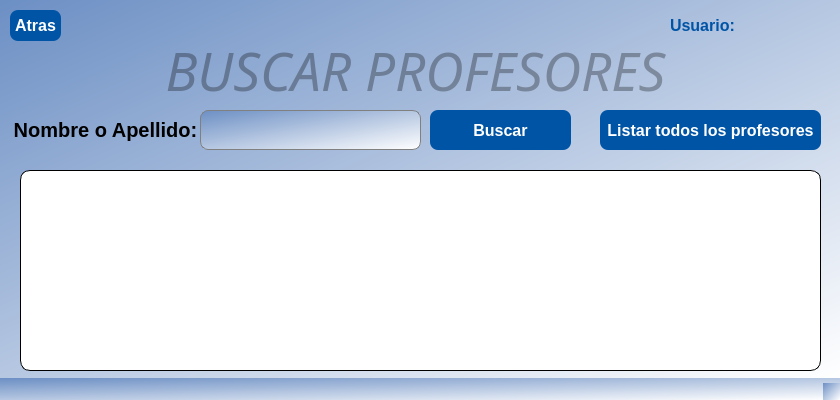
<?xml version="1.0" encoding="UTF-8"?>
<ui version="4.0">
 <class>SearchProfWindow</class>
 <widget class="QMainWindow" name="SearchProfWindow">
  <property name="geometry">
   <rect>
    <x>0</x>
    <y>0</y>
    <width>840</width>
    <height>400</height>
   </rect>
  </property>
  <property name="mouseTracking">
   <bool>false</bool>
  </property>
  <property name="windowTitle">
   <string>MainWindow</string>
  </property>
  <property name="styleSheet">
   <string notr="true">background-color: qlineargradient(spread:pad, x1:0, y1:0, x2:1, y2:1, stop:0 rgba(108, 143, 196, 255), stop:1 rgba(255, 255, 255, 255));</string>
  </property>
  <widget class="QWidget" name="centralwidget">
   <widget class="QLabel" name="label_search_profesor">
    <property name="geometry">
     <rect>
      <x>10</x>
      <y>110</y>
      <width>191</width>
      <height>40</height>
     </rect>
    </property>
    <property name="font">
     <font>
      <pointsize>15</pointsize>
      <bold>true</bold>
     </font>
    </property>
    <property name="styleSheet">
     <string notr="true">background-color:transparent;</string>
    </property>
    <property name="text">
     <string>Nombre o Apellido:</string>
    </property>
    <property name="alignment">
     <set>Qt::AlignmentFlag::AlignCenter</set>
    </property>
   </widget>
   <widget class="QPushButton" name="btn_listarProfesor">
    <property name="geometry">
     <rect>
      <x>600</x>
      <y>110</y>
      <width>221</width>
      <height>40</height>
     </rect>
    </property>
    <property name="font">
     <font>
      <pointsize>12</pointsize>
      <bold>true</bold>
     </font>
    </property>
    <property name="cursor">
     <cursorShape>PointingHandCursor</cursorShape>
    </property>
    <property name="focusPolicy">
     <enum>Qt::FocusPolicy::TabFocus</enum>
    </property>
    <property name="styleSheet">
     <string notr="true">QPushButton {
background-color: rgb(0, 84, 166);
color: rgb(255, 255, 255);
border-radius:8px;
}
QPushButton:hover {
background-color:white;
color:rgb(0, 84, 166);
}
QPushButton:pressed  {
background-color: rgb(0, 84, 166);
color: rgb(255, 255, 255);
}
</string>
    </property>
    <property name="text">
     <string>Listar todos los profesores</string>
    </property>
   </widget>
   <widget class="QLineEdit" name="input_search_profesor">
    <property name="geometry">
     <rect>
      <x>200</x>
      <y>110</y>
      <width>221</width>
      <height>40</height>
     </rect>
    </property>
    <property name="font">
     <font>
      <pointsize>12</pointsize>
      <italic>false</italic>
     </font>
    </property>
    <property name="styleSheet">
     <string notr="true">border-radius:8px;
border: 1px solid gray;
</string>
    </property>
    <property name="text">
     <string/>
    </property>
    <property name="alignment">
     <set>Qt::AlignmentFlag::AlignLeading|Qt::AlignmentFlag::AlignLeft|Qt::AlignmentFlag::AlignVCenter</set>
    </property>
    <property name="placeholderText">
     <string/>
    </property>
   </widget>
   <widget class="QPushButton" name="btn_search_profesor">
    <property name="geometry">
     <rect>
      <x>430</x>
      <y>110</y>
      <width>141</width>
      <height>40</height>
     </rect>
    </property>
    <property name="font">
     <font>
      <pointsize>12</pointsize>
      <italic>false</italic>
      <bold>true</bold>
     </font>
    </property>
    <property name="cursor">
     <cursorShape>PointingHandCursor</cursorShape>
    </property>
    <property name="mouseTracking">
     <bool>true</bool>
    </property>
    <property name="tabletTracking">
     <bool>false</bool>
    </property>
    <property name="focusPolicy">
     <enum>Qt::FocusPolicy::StrongFocus</enum>
    </property>
    <property name="styleSheet">
     <string notr="true">QPushButton {
background-color: rgb(0, 84, 166);
color: rgb(255, 255, 255);
border-radius:8px;
}
QPushButton:hover {
background-color:white;
color:rgb(0, 84, 166);
}
QPushButton:pressed  {
background-color: rgb(0, 84, 166);
color: rgb(255, 255, 255);
}
</string>
    </property>
    <property name="text">
     <string>Buscar</string>
    </property>
   </widget>
   <widget class="QLabel" name="label_title_profesor">
    <property name="geometry">
     <rect>
      <x>10</x>
      <y>30</y>
      <width>811</width>
      <height>81</height>
     </rect>
    </property>
    <property name="font">
     <font>
      <family>Snap ITC</family>
      <pointsize>40</pointsize>
      <italic>true</italic>
     </font>
    </property>
    <property name="styleSheet">
     <string notr="true">background-color:transparent;
color: rgba(0, 0, 0, 0.3); </string>
    </property>
    <property name="text">
     <string>BUSCAR PROFESORES</string>
    </property>
    <property name="alignment">
     <set>Qt::AlignmentFlag::AlignCenter</set>
    </property>
   </widget>
   <widget class="QPushButton" name="btn_back_alumno_search">
    <property name="geometry">
     <rect>
      <x>10</x>
      <y>10</y>
      <width>51</width>
      <height>31</height>
     </rect>
    </property>
    <property name="font">
     <font>
      <pointsize>12</pointsize>
      <italic>false</italic>
      <bold>true</bold>
     </font>
    </property>
    <property name="cursor">
     <cursorShape>PointingHandCursor</cursorShape>
    </property>
    <property name="mouseTracking">
     <bool>true</bool>
    </property>
    <property name="tabletTracking">
     <bool>false</bool>
    </property>
    <property name="focusPolicy">
     <enum>Qt::FocusPolicy::StrongFocus</enum>
    </property>
    <property name="styleSheet">
     <string notr="true">QPushButton {
background-color: rgb(0, 84, 166);
color: rgb(255, 255, 255);
border-radius:8px;
}
QPushButton:hover {
background-color:white;
color:rgb(0, 84, 166);
}
QPushButton:pressed  {
background-color: rgb(0, 84, 166);
color: rgb(255, 255, 255);
}
</string>
    </property>
    <property name="text">
     <string>Atras</string>
    </property>
   </widget>
   <widget class="QTableView" name="search_listView_profesor_2">
    <property name="geometry">
     <rect>
      <x>20</x>
      <y>170</y>
      <width>801</width>
      <height>201</height>
     </rect>
    </property>
    <property name="styleSheet">
     <string notr="true">background-color: rgb(255, 255, 255);
border-radius:10px;
border:1px solid black;
</string>
    </property>
   </widget>
   <widget class="QLabel" name="label_userOn">
    <property name="geometry">
     <rect>
      <x>670</x>
      <y>10</y>
      <width>151</width>
      <height>31</height>
     </rect>
    </property>
    <property name="font">
     <font>
      <pointsize>12</pointsize>
      <bold>true</bold>
     </font>
    </property>
    <property name="styleSheet">
     <string notr="true">QLabel {
background-color: transparent;
color:rgb(0, 84, 166);
}</string>
    </property>
    <property name="text">
     <string>Usuario:</string>
    </property>
   </widget>
  </widget>
  <widget class="QStatusBar" name="statusbar"/>
 </widget>
 <resources/>
 <connections/>
</ui>
